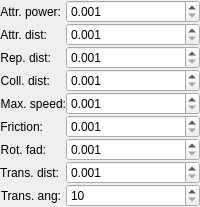
                    <widget class="QWidget" name="widgetSim" native="true">
                     <property name="minimumSize">
                      <size>
                       <width>0</width>
                       <height>100</height>
                      </size>
                     </property>
                     <layout class="QGridLayout" name="gridLayout_2">
                      <property name="leftMargin">
                       <number>0</number>
                      </property>
                      <property name="topMargin">
                       <number>0</number>
                      </property>
                      <property name="rightMargin">
                       <number>0</number>
                      </property>
                      <property name="bottomMargin">
                       <number>0</number>
                      </property>
                      <property name="spacing">
                       <number>0</number>
                      </property>
                      <item row="1" column="0">
                       <layout class="QFormLayout" name="formLayout_2">
                        <property name="horizontalSpacing">
                         <number>0</number>
                        </property>
                        <property name="verticalSpacing">
                         <number>0</number>
                        </property>
                        <item row="0" column="0">
                         <widget class="QLabel" name="label_5">
                          <property name="text">
                           <string>Attr. power:</string>
                          </property>
                          <property name="alignment">
                           <set>Qt::AlignmentFlag::AlignRight|Qt::AlignmentFlag::AlignTrailing|Qt::AlignmentFlag::AlignVCenter</set>
                          </property>
                         </widget>
                        </item>
                        <item row="1" column="0">
                         <widget class="QLabel" name="label_6">
                          <property name="text">
                           <string>Attr. dist:</string>
                          </property>
                          <property name="alignment">
                           <set>Qt::AlignmentFlag::AlignRight|Qt::AlignmentFlag::AlignTrailing|Qt::AlignmentFlag::AlignVCenter</set>
                          </property>
                         </widget>
                        </item>
                        <item row="2" column="0">
                         <widget class="QLabel" name="label_7">
                          <property name="text">
                           <string>Rep. dist:</string>
                          </property>
                          <property name="alignment">
                           <set>Qt::AlignmentFlag::AlignRight|Qt::AlignmentFlag::AlignTrailing|Qt::AlignmentFlag::AlignVCenter</set>
                          </property>
                         </widget>
                        </item>
                        <item row="3" column="0">
                         <widget class="QLabel" name="label_8">
                          <property name="text">
                           <string>Coll. dist:</string>
                          </property>
                          <property name="alignment">
                           <set>Qt::AlignmentFlag::AlignRight|Qt::AlignmentFlag::AlignTrailing|Qt::AlignmentFlag::AlignVCenter</set>
                          </property>
                         </widget>
                        </item>
                        <item row="4" column="0">
                         <widget class="QLabel" name="label_9">
                          <property name="text">
                           <string>Max. speed:</string>
                          </property>
                          <property name="alignment">
                           <set>Qt::AlignmentFlag::AlignRight|Qt::AlignmentFlag::AlignTrailing|Qt::AlignmentFlag::AlignVCenter</set>
                          </property>
                         </widget>
                        </item>
                        <item row="5" column="0">
                         <widget class="QLabel" name="label_10">
                          <property name="text">
                           <string>Friction:</string>
                          </property>
                          <property name="alignment">
                           <set>Qt::AlignmentFlag::AlignRight|Qt::AlignmentFlag::AlignTrailing|Qt::AlignmentFlag::AlignVCenter</set>
                          </property>
                         </widget>
                        </item>
                        <item row="6" column="0">
                         <widget class="QLabel" name="label_11">
                          <property name="text">
                           <string>Rot. fad:</string>
                          </property>
                          <property name="alignment">
                           <set>Qt::AlignmentFlag::AlignRight|Qt::AlignmentFlag::AlignTrailing|Qt::AlignmentFlag::AlignVCenter</set>
                          </property>
                         </widget>
                        </item>
                        <item row="7" column="0">
                         <widget class="QLabel" name="label_12">
                          <property name="text">
                           <string>Trans. dist:</string>
                          </property>
                          <property name="alignment">
                           <set>Qt::AlignmentFlag::AlignRight|Qt::AlignmentFlag::AlignTrailing|Qt::AlignmentFlag::AlignVCenter</set>
                          </property>
                         </widget>
                        </item>
                        <item row="8" column="0">
                         <widget class="QLabel" name="label_13">
                          <property name="text">
                           <string>Trans. ang:</string>
                          </property>
                          <property name="alignment">
                           <set>Qt::AlignmentFlag::AlignRight|Qt::AlignmentFlag::AlignTrailing|Qt::AlignmentFlag::AlignVCenter</set>
                          </property>
                         </widget>
                        </item>
                        <item row="0" column="1">
                         <widget class="QDoubleSpinBox" name="spinAttrPower">
                          <property name="toolTip">
                           <string>Attraction power</string>
                          </property>
                          <property name="decimals">
                           <number>3</number>
                          </property>
                          <property name="minimum">
                           <double>0.001000000000000</double>
                          </property>
                          <property name="maximum">
                           <double>1000.000000000000000</double>
                          </property>
                          <property name="singleStep">
                           <double>0.001000000000000</double>
                          </property>
                          <property name="value">
                           <double>0.001000000000000</double>
                          </property>
                         </widget>
                        </item>
                        <item row="1" column="1">
                         <widget class="QDoubleSpinBox" name="spinAttrDist">
                          <property name="toolTip">
                           <string>Attraction distance</string>
                          </property>
                          <property name="decimals">
                           <number>3</number>
                          </property>
                          <property name="minimum">
                           <double>0.001000000000000</double>
                          </property>
                          <property name="maximum">
                           <double>1000.000000000000000</double>
                          </property>
                          <property name="singleStep">
                           <double>0.001000000000000</double>
                          </property>
                          <property name="value">
                           <double>0.001000000000000</double>
                          </property>
                         </widget>
                        </item>
                        <item row="2" column="1">
                         <widget class="QDoubleSpinBox" name="spinRepDist">
                          <property name="toolTip">
                           <string>Repeling distance</string>
                          </property>
                          <property name="decimals">
                           <number>3</number>
                          </property>
                          <property name="minimum">
                           <double>0.001000000000000</double>
                          </property>
                          <property name="maximum">
                           <double>1000.000000000000000</double>
                          </property>
                          <property name="singleStep">
                           <double>0.001000000000000</double>
                          </property>
                          <property name="value">
                           <double>0.001000000000000</double>
                          </property>
                         </widget>
                        </item>
                        <item row="3" column="1">
                         <widget class="QDoubleSpinBox" name="spinCollDist">
                          <property name="toolTip">
                           <string>Collision distance</string>
                          </property>
                          <property name="decimals">
                           <number>3</number>
                          </property>
                          <property name="minimum">
                           <double>0.001000000000000</double>
                          </property>
                          <property name="maximum">
                           <double>1000.000000000000000</double>
                          </property>
                          <property name="singleStep">
                           <double>0.001000000000000</double>
                          </property>
                          <property name="value">
                           <double>0.001000000000000</double>
                          </property>
                         </widget>
                        </item>
                        <item row="4" column="1">
                         <widget class="QDoubleSpinBox" name="spinMaxSpeed">
                          <property name="toolTip">
                           <string>Maximum speed</string>
                          </property>
                          <property name="decimals">
                           <number>3</number>
                          </property>
                          <property name="minimum">
                           <double>0.001000000000000</double>
                          </property>
                          <property name="maximum">
                           <double>1000.000000000000000</double>
                          </property>
                          <property name="singleStep">
                           <double>0.001000000000000</double>
                          </property>
                          <property name="value">
                           <double>0.001000000000000</double>
                          </property>
                         </widget>
                        </item>
                        <item row="5" column="1">
                         <widget class="QDoubleSpinBox" name="spinFriction">
                          <property name="toolTip">
                           <string>Friction (fading of the speed)</string>
                          </property>
                          <property name="decimals">
                           <number>3</number>
                          </property>
                          <property name="minimum">
                           <double>0.001000000000000</double>
                          </property>
                          <property name="maximum">
                           <double>1000.000000000000000</double>
                          </property>
                          <property name="singleStep">
                           <double>0.001000000000000</double>
                          </property>
                          <property name="value">
                           <double>0.001000000000000</double>
                          </property>
                         </widget>
                        </item>
                        <item row="6" column="1">
                         <widget class="QDoubleSpinBox" name="spinRotFad">
                          <property name="toolTip">
                           <string>Rotation fading (not used)</string>
                          </property>
                          <property name="decimals">
                           <number>3</number>
                          </property>
                          <property name="minimum">
                           <double>0.001000000000000</double>
                          </property>
                          <property name="maximum">
                           <double>1000.000000000000000</double>
                          </property>
                          <property name="singleStep">
                           <double>0.001000000000000</double>
                          </property>
                          <property name="value">
                           <double>0.001000000000000</double>
                          </property>
                         </widget>
                        </item>
                        <item row="7" column="1">
                         <widget class="QDoubleSpinBox" name="spinTransDist">
                          <property name="toolTip">
                           <string>Transmit maximum distance</string>
                          </property>
                          <property name="decimals">
                           <number>3</number>
                          </property>
                          <property name="minimum">
                           <double>0.001000000000000</double>
                          </property>
                          <property name="maximum">
                           <double>1000.000000000000000</double>
                          </property>
                          <property name="singleStep">
                           <double>0.001000000000000</double>
                          </property>
                          <property name="value">
                           <double>0.001000000000000</double>
                          </property>
                         </widget>
                        </item>
                        <item row="8" column="1">
                         <widget class="QDoubleSpinBox" name="spinTransAngle">
                          <property name="toolTip">
                           <string>Transmit angle: bolus angle of view in degrees [0..90]</string>
                          </property>
                          <property name="decimals">
                           <number>0</number>
                          </property>
                          <property name="minimum">
                           <double>10.000000000000000</double>
                          </property>
                          <property name="maximum">
                           <double>90.000000000000000</double>
                          </property>
                          <property name="singleStep">
                           <double>10.000000000000000</double>
                          </property>
                          <property name="value">
                           <double>10.000000000000000</double>
                          </property>
                         </widget>
                        </item>
                       </layout>
                      </item>
                     </layout>
                    </widget>
